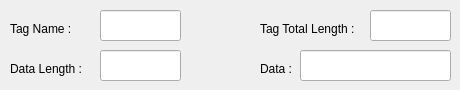
      <widget class="QWidget" name="tab_13">
       <attribute name="title">
        <string>SDOM</string>
       </attribute>
       <widget class="QLineEdit" name="txtImg3TagSDOM">
        <property name="geometry">
         <rect>
          <x>100</x>
          <y>10</y>
          <width>81</width>
          <height>31</height>
         </rect>
        </property>
        <property name="readOnly">
         <bool>true</bool>
        </property>
       </widget>
       <widget class="QLabel" name="lblImg3TagSDOM">
        <property name="geometry">
         <rect>
          <x>10</x>
          <y>20</y>
          <width>71</width>
          <height>17</height>
         </rect>
        </property>
        <property name="text">
         <string>Tag Name :</string>
        </property>
       </widget>
       <widget class="QLabel" name="lblImg3DataLengthSDOM">
        <property name="geometry">
         <rect>
          <x>10</x>
          <y>60</y>
          <width>91</width>
          <height>17</height>
         </rect>
        </property>
        <property name="text">
         <string>Data Length :</string>
        </property>
       </widget>
       <widget class="QLineEdit" name="txtImg3DataLengthSDOM">
        <property name="geometry">
         <rect>
          <x>100</x>
          <y>50</y>
          <width>81</width>
          <height>31</height>
         </rect>
        </property>
        <property name="readOnly">
         <bool>true</bool>
        </property>
       </widget>
       <widget class="QLineEdit" name="txtImg3TotalLengthSDOM">
        <property name="geometry">
         <rect>
          <x>370</x>
          <y>10</y>
          <width>81</width>
          <height>31</height>
         </rect>
        </property>
        <property name="readOnly">
         <bool>true</bool>
        </property>
       </widget>
       <widget class="QLabel" name="lblImg3TotalLengthSDOM">
        <property name="geometry">
         <rect>
          <x>260</x>
          <y>20</y>
          <width>111</width>
          <height>17</height>
         </rect>
        </property>
        <property name="text">
         <string>Tag Total Length :</string>
        </property>
       </widget>
       <widget class="QLabel" name="lblImg3DataSDOM">
        <property name="geometry">
         <rect>
          <x>260</x>
          <y>60</y>
          <width>41</width>
          <height>17</height>
         </rect>
        </property>
        <property name="text">
         <string>Data :</string>
        </property>
       </widget>
       <widget class="QLineEdit" name="txtImg3DataSDOM">
        <property name="geometry">
         <rect>
          <x>300</x>
          <y>50</y>
          <width>151</width>
          <height>31</height>
         </rect>
        </property>
        <property name="readOnly">
         <bool>true</bool>
        </property>
       </widget>
      </widget>
